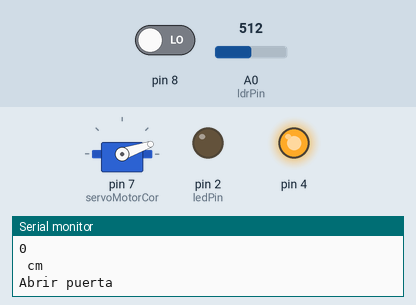
A sketch run on a simulated Arduino Uno, built with avr-gcc and run on an emulated ATmega328P. On the bench: servo, output pins drawn as LEDs (lit = HIGH), the last lines printed to the serial monitor. Inputs (shaded band) come from the test bench; at power-on: A0 (ldrPin) = 512, pin 8 LOW.

Above: at 1.2 s.
1.3 s: A0 (ldrPin) set to 309
At 7.98 s:
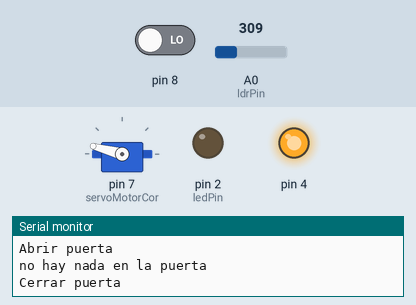
9.0 s: A0 (ldrPin) set to 285
At 18.7 s:
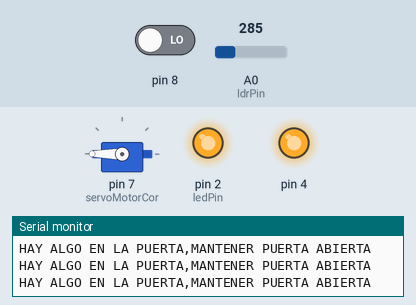
19.0 s: A0 (ldrPin) set to 306
At 24.5 s:
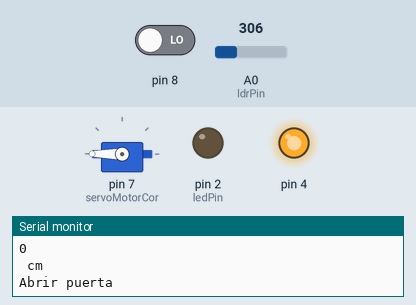
Timing chart, 0 to 26.0 s (numbered marks = the images above; inputs shaded):
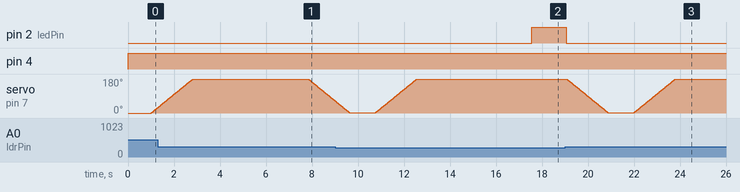

Measured:
- the behaviour switches between 301 and 300 on A0 (ldrPin) (found by bisection; images 1 and 2)
- after the input at 9.0 s, pin 2 (ledPin): LOW → HIGH after 8.6 s
- after the input at 19.0 s, pin 2 (ledPin): HIGH → LOW after 0.06 s

The sketch:

unionlaserservoultra.ino
```cpp
long distancia;
#include <Servo.h>
Servo servoMotorCor;
long tiempo;
const int ledPin=2;
const int ldrPin=A0;
int ldrStatus;
int top;
void setup(){
  Serial.begin(9600);
  pinMode(4, OUTPUT); /*activación del pin 9 como salida: para el pulso ultrasónico*/
  pinMode(8, INPUT); /*activación del pin 8 como entrada: tiempo del rebote del ultrasonido*/
  pinMode(ledPin,OUTPUT);
  pinMode(ldrPin,INPUT);
  // Iniciamos el servo para que empiece a trabajar con el pin 9
  servoMotorCor.attach(7);

  // Inicializamos al ángulo 0 el servomotor
  servoMotorCor.write(0);
}

void loop(){
  digitalWrite(4,LOW); /* Por cuestión de estabilización del sensor*/
  delayMicroseconds(5);
  digitalWrite(4, HIGH); /* envío del pulso ultrasónico*/
  delayMicroseconds(10);
  tiempo=pulseIn(8, HIGH); /* Función para medir la longitud del pulso entrante. Mide el tiempo que transcurrido entre el envío
  del pulso ultrasónico y cuando el sensor recibe el rebote, es decir: desde que el pin 12 empieza a recibir el rebote, HIGH, hasta que
  deja de hacerlo, LOW, la longitud del pulso entrante*/
  distancia= int(0.017*tiempo); /*fórmula para calcular la distancia obteniendo un valor entero*/
  /*Monitorización en centímetros por el monitor serial*/
  Serial.println("Distancia ");
  Serial.println(distancia);
  Serial.println(" cm");
  if(distancia<6){
      Serial.println("Abrir puerta");
      ////////////////////////////
      for (int i = 0; i <= 180; i++)
  {
    // Desplazamos al ángulo correspondiente
    servoMotorCor.write(i);
    // Hacemos una pausa de 25ms
    delay(10);
  }

      ////////////////////////////
      delay(5000);
      ///////////laser//////////
       top=0;
      do{
         ldrStatus=analogRead(ldrPin);
          if(ldrStatus<=300){
            digitalWrite(ledPin,HIGH);
            Serial.println("HAY ALGO EN LA PUERTA,MANTENER PUERTA ABIERTA");
            delay(500);//espero 0,5 sg más
           }else{
              digitalWrite(ledPin,LOW);
              top=1;
              Serial.println("no hay nada en la puerta");
            }
      }while(top==0);
              Serial.println("Cerrar puerta");
              ////////////////////////////////
              for (int i = 180; i > 0; i--)
  {
    // Desplazamos al ángulo correspondiente
    servoMotorCor.write(i);
    // Hacemos una pausa de 25ms
    delay(10);
  }

              /////////////////////////////////
          }


  delay(100);
}
```
